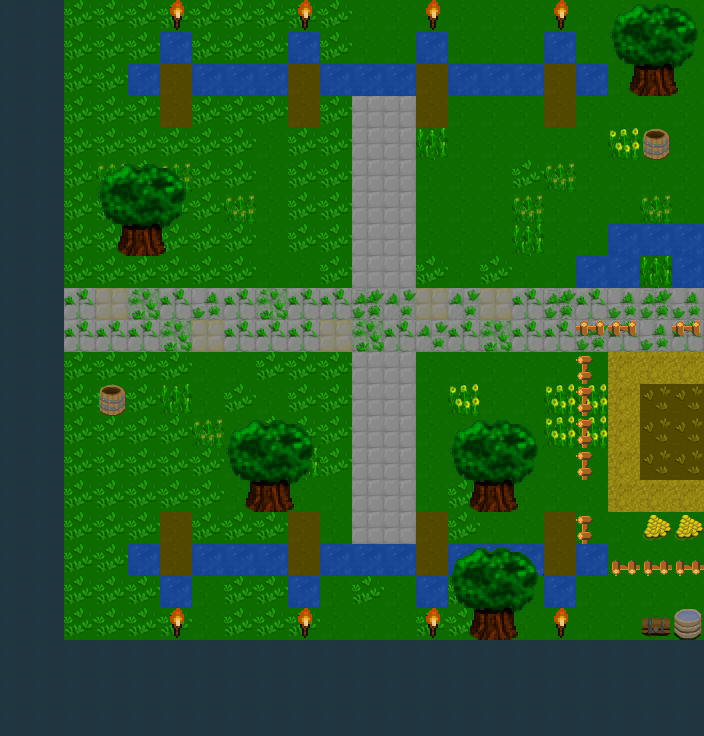

This is a level from a 2D game, rendered from its Tiled map with the project's own tilesets. A one-line summary and the complete map file follow:
An orthogonal 22x23 tile map with 32x32 px tiles, 3 tile layers (navigation, background, items), 5 tilesets and 8 objects (8x PLAYER_START).

<map version="1.2" tiledversion="1.2.5" orientation="orthogonal" renderorder="right-down" width="22" height="23" tilewidth="32" tileheight="32" infinite="0" nextlayerid="10" nextobjectid="14">
 <tileset firstgid="1" source="tilesets/outdoor 32x32 rpg.tsx" />
 <tileset firstgid="50" source="tilesets/32x32 outdoor rpg.tsx" />
 <tileset firstgid="114" source="32x32 rpg elements.tsx" />
 <tileset firstgid="194" source="tilesets/outdoor 16 to 32.tsx" />
 <tileset firstgid="214" source="tilesets/ADOM-bg.tsx" />
 <layer id="7" name="navigation" width="22" height="23">
  <data encoding="csv">
83,83,82,82,82,82,82,82,82,82,82,82,82,82,82,82,82,82,82,82,82,82,
83,83,82,82,82,83,82,82,82,83,82,82,82,83,82,82,82,83,82,82,82,82,
83,83,82,82,83,82,83,83,83,82,83,83,83,82,83,83,83,82,83,82,83,82,
83,83,82,82,82,82,82,82,82,82,82,82,82,82,82,82,82,82,82,82,82,82,
83,83,82,82,82,82,82,82,82,82,82,82,82,82,82,82,82,82,82,82,83,82,
83,83,82,82,82,82,82,82,82,82,82,82,82,82,82,82,82,82,82,82,82,82,
83,83,82,82,82,82,82,82,82,82,82,82,82,82,82,82,82,82,82,82,82,82,
83,83,82,82,83,82,82,82,82,82,82,82,82,82,82,82,82,82,82,82,82,82,
83,83,82,82,82,82,82,82,82,82,82,82,82,82,82,82,82,82,82,82,82,82,
83,83,82,82,82,82,82,82,82,82,82,82,82,82,82,82,82,82,82,82,82,82,
83,83,82,82,82,82,82,82,82,82,82,82,82,82,82,82,82,82,83,83,82,83,
83,83,82,82,82,82,82,82,82,82,82,82,82,82,82,82,82,82,83,82,82,82,
83,83,82,83,82,82,82,82,82,82,82,82,82,82,82,82,82,82,83,82,82,82,
83,83,82,82,82,82,82,82,82,82,82,82,82,82,82,82,82,82,83,82,82,82,
83,83,82,82,82,82,82,82,82,82,82,82,82,82,82,82,82,82,83,82,82,82,
83,83,82,82,82,82,82,82,83,82,82,82,82,82,82,83,82,82,82,82,82,82,
83,83,82,82,82,82,82,82,82,82,82,82,82,82,82,82,82,82,83,82,83,83,
83,83,82,82,83,82,83,83,83,82,83,83,83,82,83,83,83,82,83,83,83,83,
83,83,82,82,82,83,82,82,82,83,82,82,82,83,82,82,82,83,82,82,82,82,
83,83,82,82,82,82,82,82,82,82,82,82,82,82,82,83,82,82,82,82,83,83,
83,83,83,83,83,83,83,83,83,83,83,83,83,83,83,83,83,83,83,83,83,83,
83,83,83,83,83,83,83,83,83,83,83,83,83,83,83,83,83,83,83,83,83,83,
83,83,83,83,83,83,83,83,83,83,83,83,83,83,83,83,83,83,83,83,83,83
</data>
 </layer>
 <layer id="8" name="background" width="22" height="23">
  <data encoding="csv">
311,311,19,19,19,19,19,19,19,19,19,69,69,69,69,69,69,69,69,69,69,69,
311,311,19,19,19,93,19,19,19,93,19,69,69,93,69,69,69,93,69,69,69,69,
311,311,19,19,93,98,93,93,93,98,93,93,93,98,93,93,93,98,93,69,69,69,
311,311,19,19,19,98,19,19,19,98,19,50,50,98,69,69,69,98,69,69,69,69,
311,311,19,19,19,19,19,19,69,19,19,50,50,110,69,69,69,69,69,111,69,69,
311,311,19,112,19,112,19,19,69,19,19,50,50,69,69,69,19,112,69,69,69,69,
311,311,19,19,19,19,19,112,69,19,19,50,50,69,69,69,112,69,69,69,112,69,
311,311,19,19,19,19,19,19,69,19,19,50,50,69,69,69,110,69,69,93,93,93,
311,311,19,19,19,19,19,19,69,69,19,50,50,19,69,19,69,69,93,93,110,93,
311,311,52,51,61,52,54,52,61,52,52,62,53,51,53,51,52,62,52,54,62,54,
311,311,52,52,52,61,51,52,52,52,51,61,52,53,52,61,52,52,62,52,54,52,
311,311,19,19,19,19,69,69,19,19,19,50,50,69,69,69,69,69,69,75,75,75,
311,311,19,19,19,110,69,19,69,19,19,50,50,69,111,69,69,111,111,75,101,101,
311,311,19,19,19,19,112,69,19,19,19,50,50,69,69,69,69,111,111,75,101,101,
311,311,19,19,19,19,19,69,19,110,19,50,50,69,69,69,69,69,69,75,101,101,
311,311,19,19,19,19,19,69,19,69,69,50,50,69,19,69,69,69,69,75,75,75,
311,311,19,19,19,98,19,19,19,98,69,50,50,98,19,69,69,98,69,69,69,69,
311,311,19,19,93,98,93,93,93,98,93,93,93,98,93,93,93,98,93,69,69,69,
311,311,19,19,19,93,69,19,19,93,69,19,69,93,19,69,69,93,69,69,69,69,
311,311,19,19,19,19,69,19,19,19,69,69,69,19,19,69,69,69,69,69,69,69,
311,311,311,311,311,311,311,311,311,311,311,311,311,311,311,311,311,311,311,311,311,311,
311,311,311,311,311,311,311,311,311,311,311,311,311,311,311,311,311,311,311,311,311,311,
311,311,311,311,311,311,311,311,311,311,311,311,311,311,311,311,311,311,311,311,311,311
</data>
 </layer>
 <layer id="9" name="items" width="22" height="23">
  <data encoding="csv">
0,0,0,0,0,145,0,0,0,145,0,0,0,145,0,0,0,145,0,162,163,164,
0,0,0,0,0,0,0,0,0,0,0,0,0,0,0,0,0,0,0,170,171,172,
0,0,0,0,0,0,0,0,0,0,0,0,0,0,0,0,0,0,0,178,179,180,
0,0,0,0,0,0,0,0,0,0,0,0,0,0,0,0,0,0,0,0,0,0,
0,0,0,0,0,0,0,0,0,0,0,0,0,0,0,0,0,0,0,0,1,0,
0,0,0,162,163,164,0,0,0,0,0,0,0,0,0,0,0,0,0,0,0,0,
0,0,0,170,171,172,0,0,0,0,0,0,0,0,0,0,0,0,0,0,0,0,
0,0,0,178,179,180,0,0,0,0,0,0,0,0,0,0,0,0,0,0,0,0,
0,0,0,0,0,0,0,0,0,0,0,0,0,0,0,0,0,0,0,0,0,0,
0,0,0,0,0,0,0,0,0,0,0,0,0,0,0,0,0,0,0,0,0,0,
0,0,0,0,0,0,0,0,0,0,0,0,0,0,0,0,0,0,213,213,0,213,
0,0,0,0,0,0,0,0,0,0,0,0,0,0,0,0,0,0,1610612949,0,0,0,
0,0,0,1,0,0,0,0,0,0,0,0,0,0,0,0,0,0,1610612949,0,0,0,
0,0,0,0,0,0,0,162,163,164,0,0,0,0,162,163,164,0,1610612949,0,0,0,
0,0,0,0,0,0,0,170,171,172,0,0,0,0,170,171,172,0,1610612949,0,0,0,
0,0,0,0,0,0,0,178,179,180,0,0,0,0,178,179,180,0,0,0,0,0,
0,0,0,0,0,0,0,0,0,0,0,0,0,0,0,0,0,0,1610612949,0,3,3,
0,0,0,0,0,0,0,0,0,0,0,0,0,0,162,163,164,0,0,3221225685,3221225685,3221225685,
0,0,0,0,0,0,0,0,0,0,0,0,0,0,170,171,172,0,0,0,0,0,
0,0,0,0,0,145,0,0,0,145,0,0,0,145,178,179,180,145,0,0,2,46,
0,0,0,0,0,0,0,0,0,0,0,0,0,0,0,0,0,0,0,0,0,0,
0,0,0,0,0,0,0,0,0,0,0,0,0,0,0,0,0,0,0,0,0,0,
0,0,0,0,0,0,0,0,0,0,0,0,0,0,0,0,0,0,0,0,0,0
</data>
 </layer>
 <objectgroup id="4" name="Spawn points">
  <object id="6" name="PLAYER_START" x="160" y="544" width="32" height="32" />
  <object id="7" name="PLAYER_START" x="288" y="544" width="32" height="32" />
  <object id="8" name="PLAYER_START" x="544" y="64" width="32" height="32" />
  <object id="9" name="PLAYER_START" x="416" y="544" width="32" height="32" />
  <object id="10" name="PLAYER_START" x="544" y="544" width="32" height="32" />
  <object id="11" name="PLAYER_START" x="416" y="64" width="32" height="32" />
  <object id="12" name="PLAYER_START" x="160" y="64" width="32" height="32" />
  <object id="13" name="PLAYER_START" x="288" y="64" width="32" height="32" />
 </objectgroup>
</map>
